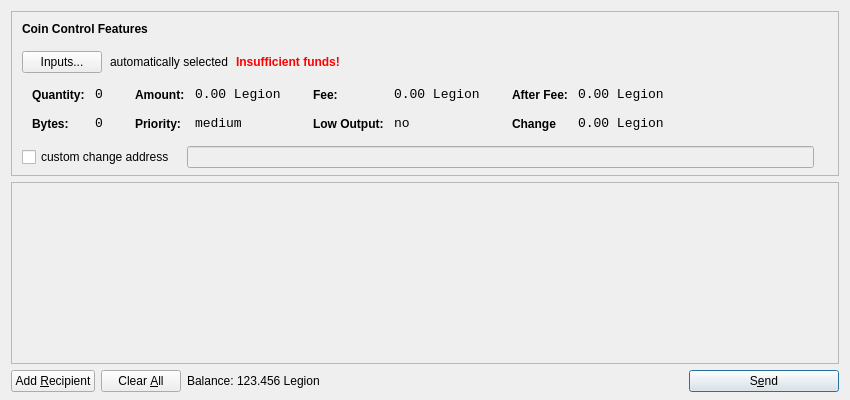
<?xml version="1.0" encoding="UTF-8"?>
<ui version="4.0">
 <class>SendCoinsDialog</class>
 <widget class="QDialog" name="SendCoinsDialog">
  <property name="geometry">
   <rect>
    <x>0</x>
    <y>0</y>
    <width>850</width>
    <height>400</height>
   </rect>
  </property>
  <property name="windowTitle">
   <string>Send Coins</string>
  </property>
  <layout class="QVBoxLayout" name="verticalLayout" stretch="0,1,0">
   <property name="bottomMargin">
    <number>8</number>
   </property>
   <item>
    <widget class="QFrame" name="frameCoinControl">
     <property name="sizePolicy">
      <sizepolicy hsizetype="Expanding" vsizetype="Expanding">
       <horstretch>0</horstretch>
       <verstretch>0</verstretch>
      </sizepolicy>
     </property>
     <property name="maximumSize">
      <size>
       <width>16777215</width>
       <height>16777215</height>
      </size>
     </property>
     <property name="frameShape">
      <enum>QFrame::StyledPanel</enum>
     </property>
     <property name="frameShadow">
      <enum>QFrame::Sunken</enum>
     </property>
     <layout class="QVBoxLayout" name="verticalLayoutCoinControl2">
      <property name="spacing">
       <number>-1</number>
      </property>
      <property name="leftMargin">
       <number>0</number>
      </property>
      <property name="topMargin">
       <number>0</number>
      </property>
      <property name="rightMargin">
       <number>0</number>
      </property>
      <property name="bottomMargin">
       <number>6</number>
      </property>
      <item>
       <layout class="QVBoxLayout" name="verticalLayoutCoinControl" stretch="0,0,0,0,1">
        <property name="spacing">
         <number>0</number>
        </property>
        <property name="leftMargin">
         <number>10</number>
        </property>
        <property name="topMargin">
         <number>10</number>
        </property>
        <item>
         <layout class="QHBoxLayout" name="horizontalLayoutCoinControl1">
          <property name="bottomMargin">
           <number>15</number>
          </property>
          <item>
           <widget class="QLabel" name="labelCoinControlFeatures">
            <property name="sizePolicy">
             <sizepolicy hsizetype="Preferred" vsizetype="Maximum">
              <horstretch>0</horstretch>
              <verstretch>0</verstretch>
             </sizepolicy>
            </property>
            <property name="font">
             <font>
              <weight>75</weight>
              <bold>true</bold>
             </font>
            </property>
            <property name="styleSheet">
             <string notr="true">font-weight:bold;</string>
            </property>
            <property name="text">
             <string>Coin Control Features</string>
            </property>
           </widget>
          </item>
         </layout>
        </item>
        <item>
         <layout class="QHBoxLayout" name="horizontalLayoutCoinControl2" stretch="0,0,0,0">
          <property name="spacing">
           <number>8</number>
          </property>
          <property name="bottomMargin">
           <number>10</number>
          </property>
          <item>
           <widget class="QPushButton" name="pushButtonCoinControl">
            <property name="styleSheet">
             <string notr="true"/>
            </property>
            <property name="text">
             <string>Inputs...</string>
            </property>
           </widget>
          </item>
          <item>
           <widget class="QLabel" name="labelCoinControlAutomaticallySelected">
            <property name="text">
             <string>automatically selected</string>
            </property>
            <property name="margin">
             <number>5</number>
            </property>
           </widget>
          </item>
          <item>
           <widget class="QLabel" name="labelCoinControlInsuffFunds">
            <property name="font">
             <font>
              <weight>75</weight>
              <bold>true</bold>
             </font>
            </property>
            <property name="styleSheet">
             <string notr="true">color:red;font-weight:bold;</string>
            </property>
            <property name="text">
             <string>Insufficient funds!</string>
            </property>
            <property name="margin">
             <number>5</number>
            </property>
           </widget>
          </item>
          <item>
           <spacer name="horizontalSpacerCoinControl">
            <property name="orientation">
             <enum>Qt::Horizontal</enum>
            </property>
            <property name="sizeHint" stdset="0">
             <size>
              <width>40</width>
              <height>1</height>
             </size>
            </property>
           </spacer>
          </item>
         </layout>
        </item>
        <item>
         <widget class="QWidget" name="widgetCoinControl" native="true">
          <property name="sizePolicy">
           <sizepolicy hsizetype="Preferred" vsizetype="Preferred">
            <horstretch>0</horstretch>
            <verstretch>0</verstretch>
           </sizepolicy>
          </property>
          <property name="minimumSize">
           <size>
            <width>0</width>
            <height>0</height>
           </size>
          </property>
          <property name="styleSheet">
           <string notr="true"/>
          </property>
          <layout class="QHBoxLayout" name="horizontalLayoutCoinControl5">
           <property name="margin">
            <number>0</number>
           </property>
           <item>
            <layout class="QHBoxLayout" name="horizontalLayoutCoinControl3" stretch="0,0,0,1">
             <property name="spacing">
              <number>20</number>
             </property>
             <property name="topMargin">
              <number>0</number>
             </property>
             <property name="bottomMargin">
              <number>10</number>
             </property>
             <item>
              <layout class="QFormLayout" name="formLayoutCoinControl1">
               <property name="horizontalSpacing">
                <number>10</number>
               </property>
               <property name="verticalSpacing">
                <number>14</number>
               </property>
               <property name="leftMargin">
                <number>10</number>
               </property>
               <property name="topMargin">
                <number>4</number>
               </property>
               <property name="rightMargin">
                <number>6</number>
               </property>
               <item row="0" column="0">
                <widget class="QLabel" name="labelCoinControlQuantityText">
                 <property name="styleSheet">
                  <string notr="true">font-weight:bold;</string>
                 </property>
                 <property name="text">
                  <string>Quantity:</string>
                 </property>
                 <property name="margin">
                  <number>0</number>
                 </property>
                </widget>
               </item>
               <item row="0" column="1">
                <widget class="QLabel" name="labelCoinControlQuantity">
                 <property name="font">
                  <font>
                   <family>Monospace</family>
                   <pointsize>10</pointsize>
                  </font>
                 </property>
                 <property name="cursor">
                  <cursorShape>IBeamCursor</cursorShape>
                 </property>
                 <property name="contextMenuPolicy">
                  <enum>Qt::ActionsContextMenu</enum>
                 </property>
                 <property name="text">
                  <string>0</string>
                 </property>
                 <property name="margin">
                  <number>0</number>
                 </property>
                 <property name="textInteractionFlags">
                  <set>Qt::LinksAccessibleByMouse|Qt::TextSelectableByKeyboard|Qt::TextSelectableByMouse</set>
                 </property>
                </widget>
               </item>
               <item row="1" column="0">
                <widget class="QLabel" name="labelCoinControlBytesText">
                 <property name="styleSheet">
                  <string notr="true">font-weight:bold;</string>
                 </property>
                 <property name="text">
                  <string>Bytes:</string>
                 </property>
                </widget>
               </item>
               <item row="1" column="1">
                <widget class="QLabel" name="labelCoinControlBytes">
                 <property name="font">
                  <font>
                   <family>Monospace</family>
                   <pointsize>10</pointsize>
                  </font>
                 </property>
                 <property name="cursor">
                  <cursorShape>IBeamCursor</cursorShape>
                 </property>
                 <property name="contextMenuPolicy">
                  <enum>Qt::ActionsContextMenu</enum>
                 </property>
                 <property name="text">
                  <string>0</string>
                 </property>
                 <property name="textInteractionFlags">
                  <set>Qt::LinksAccessibleByMouse|Qt::TextSelectableByKeyboard|Qt::TextSelectableByMouse</set>
                 </property>
                </widget>
               </item>
              </layout>
             </item>
             <item>
              <layout class="QFormLayout" name="formLayoutCoinControl2">
               <property name="horizontalSpacing">
                <number>10</number>
               </property>
               <property name="verticalSpacing">
                <number>14</number>
               </property>
               <property name="leftMargin">
                <number>6</number>
               </property>
               <property name="topMargin">
                <number>4</number>
               </property>
               <property name="rightMargin">
                <number>6</number>
               </property>
               <item row="0" column="0">
                <widget class="QLabel" name="labelCoinControlAmountText">
                 <property name="styleSheet">
                  <string notr="true">font-weight:bold;</string>
                 </property>
                 <property name="text">
                  <string>Amount:</string>
                 </property>
                 <property name="margin">
                  <number>0</number>
                 </property>
                </widget>
               </item>
               <item row="0" column="1">
                <widget class="QLabel" name="labelCoinControlAmount">
                 <property name="font">
                  <font>
                   <family>Monospace</family>
                   <pointsize>10</pointsize>
                  </font>
                 </property>
                 <property name="cursor">
                  <cursorShape>IBeamCursor</cursorShape>
                 </property>
                 <property name="contextMenuPolicy">
                  <enum>Qt::ActionsContextMenu</enum>
                 </property>
                 <property name="text">
                  <string>0.00 Legion</string>
                 </property>
                 <property name="textInteractionFlags">
                  <set>Qt::LinksAccessibleByMouse|Qt::TextSelectableByKeyboard|Qt::TextSelectableByMouse</set>
                 </property>
                </widget>
               </item>
               <item row="1" column="0">
                <widget class="QLabel" name="labelCoinControlPriorityText">
                 <property name="styleSheet">
                  <string notr="true">font-weight:bold;</string>
                 </property>
                 <property name="text">
                  <string>Priority:</string>
                 </property>
                </widget>
               </item>
               <item row="1" column="1">
                <widget class="QLabel" name="labelCoinControlPriority">
                 <property name="font">
                  <font>
                   <family>Monospace</family>
                   <pointsize>10</pointsize>
                  </font>
                 </property>
                 <property name="cursor">
                  <cursorShape>IBeamCursor</cursorShape>
                 </property>
                 <property name="contextMenuPolicy">
                  <enum>Qt::ActionsContextMenu</enum>
                 </property>
                 <property name="text">
                  <string>medium</string>
                 </property>
                 <property name="textInteractionFlags">
                  <set>Qt::LinksAccessibleByMouse|Qt::TextSelectableByKeyboard|Qt::TextSelectableByMouse</set>
                 </property>
                </widget>
               </item>
              </layout>
             </item>
             <item>
              <layout class="QFormLayout" name="formLayoutCoinControl3">
               <property name="horizontalSpacing">
                <number>10</number>
               </property>
               <property name="verticalSpacing">
                <number>14</number>
               </property>
               <property name="leftMargin">
                <number>6</number>
               </property>
               <property name="topMargin">
                <number>4</number>
               </property>
               <property name="rightMargin">
                <number>6</number>
               </property>
               <item row="0" column="0">
                <widget class="QLabel" name="labelCoinControlFeeText">
                 <property name="styleSheet">
                  <string notr="true">font-weight:bold;</string>
                 </property>
                 <property name="text">
                  <string>Fee:</string>
                 </property>
                 <property name="margin">
                  <number>0</number>
                 </property>
                </widget>
               </item>
               <item row="0" column="1">
                <widget class="QLabel" name="labelCoinControlFee">
                 <property name="font">
                  <font>
                   <family>Monospace</family>
                   <pointsize>10</pointsize>
                  </font>
                 </property>
                 <property name="cursor">
                  <cursorShape>IBeamCursor</cursorShape>
                 </property>
                 <property name="contextMenuPolicy">
                  <enum>Qt::ActionsContextMenu</enum>
                 </property>
                 <property name="text">
                  <string>0.00 Legion</string>
                 </property>
                 <property name="textInteractionFlags">
                  <set>Qt::LinksAccessibleByMouse|Qt::TextSelectableByKeyboard|Qt::TextSelectableByMouse</set>
                 </property>
                </widget>
               </item>
               <item row="1" column="0">
                <widget class="QLabel" name="labelCoinControlLowOutputText">
                 <property name="styleSheet">
                  <string notr="true">font-weight:bold;</string>
                 </property>
                 <property name="text">
                  <string>Low Output:</string>
                 </property>
                </widget>
               </item>
               <item row="1" column="1">
                <widget class="QLabel" name="labelCoinControlLowOutput">
                 <property name="font">
                  <font>
                   <family>Monospace</family>
                   <pointsize>10</pointsize>
                  </font>
                 </property>
                 <property name="cursor">
                  <cursorShape>IBeamCursor</cursorShape>
                 </property>
                 <property name="contextMenuPolicy">
                  <enum>Qt::ActionsContextMenu</enum>
                 </property>
                 <property name="text">
                  <string>no</string>
                 </property>
                 <property name="textInteractionFlags">
                  <set>Qt::LinksAccessibleByMouse|Qt::TextSelectableByKeyboard|Qt::TextSelectableByMouse</set>
                 </property>
                </widget>
               </item>
              </layout>
             </item>
             <item>
              <layout class="QFormLayout" name="formLayoutCoinControl4">
               <property name="horizontalSpacing">
                <number>10</number>
               </property>
               <property name="verticalSpacing">
                <number>14</number>
               </property>
               <property name="leftMargin">
                <number>6</number>
               </property>
               <property name="topMargin">
                <number>4</number>
               </property>
               <property name="rightMargin">
                <number>6</number>
               </property>
               <item row="0" column="0">
                <widget class="QLabel" name="labelCoinControlAfterFeeText">
                 <property name="styleSheet">
                  <string notr="true">font-weight:bold;</string>
                 </property>
                 <property name="text">
                  <string>After Fee:</string>
                 </property>
                 <property name="margin">
                  <number>0</number>
                 </property>
                </widget>
               </item>
               <item row="0" column="1">
                <widget class="QLabel" name="labelCoinControlAfterFee">
                 <property name="font">
                  <font>
                   <family>Monospace</family>
                   <pointsize>10</pointsize>
                  </font>
                 </property>
                 <property name="cursor">
                  <cursorShape>IBeamCursor</cursorShape>
                 </property>
                 <property name="contextMenuPolicy">
                  <enum>Qt::ActionsContextMenu</enum>
                 </property>
                 <property name="text">
                  <string>0.00 Legion</string>
                 </property>
                 <property name="textInteractionFlags">
                  <set>Qt::LinksAccessibleByMouse|Qt::TextSelectableByKeyboard|Qt::TextSelectableByMouse</set>
                 </property>
                </widget>
               </item>
               <item row="1" column="0">
                <widget class="QLabel" name="labelCoinControlChangeText">
                 <property name="styleSheet">
                  <string notr="true">font-weight:bold;</string>
                 </property>
                 <property name="text">
                  <string>Change</string>
                 </property>
                </widget>
               </item>
               <item row="1" column="1">
                <widget class="QLabel" name="labelCoinControlChange">
                 <property name="font">
                  <font>
                   <family>Monospace</family>
                   <pointsize>10</pointsize>
                  </font>
                 </property>
                 <property name="cursor">
                  <cursorShape>IBeamCursor</cursorShape>
                 </property>
                 <property name="contextMenuPolicy">
                  <enum>Qt::ActionsContextMenu</enum>
                 </property>
                 <property name="text">
                  <string>0.00 Legion</string>
                 </property>
                 <property name="textInteractionFlags">
                  <set>Qt::LinksAccessibleByMouse|Qt::TextSelectableByKeyboard|Qt::TextSelectableByMouse</set>
                 </property>
                </widget>
               </item>
              </layout>
             </item>
            </layout>
           </item>
          </layout>
         </widget>
        </item>
        <item>
         <layout class="QHBoxLayout" name="horizontalLayoutCoinControl4" stretch="0,0,0">
          <property name="spacing">
           <number>12</number>
          </property>
          <property name="sizeConstraint">
           <enum>QLayout::SetDefaultConstraint</enum>
          </property>
          <property name="topMargin">
           <number>5</number>
          </property>
          <property name="rightMargin">
           <number>5</number>
          </property>
          <item>
           <widget class="QCheckBox" name="checkBoxCoinControlChange">
            <property name="text">
             <string>custom change address</string>
            </property>
           </widget>
          </item>
          <item>
           <widget class="QLineEdit" name="lineEditCoinControlChange">
            <property name="enabled">
             <bool>false</bool>
            </property>
            <property name="sizePolicy">
             <sizepolicy hsizetype="Expanding" vsizetype="Fixed">
              <horstretch>0</horstretch>
              <verstretch>0</verstretch>
             </sizepolicy>
            </property>
           </widget>
          </item>
          <item>
           <widget class="QLabel" name="labelCoinControlChangeLabel">
            <property name="sizePolicy">
             <sizepolicy hsizetype="Preferred" vsizetype="Expanding">
              <horstretch>0</horstretch>
              <verstretch>0</verstretch>
             </sizepolicy>
            </property>
            <property name="minimumSize">
             <size>
              <width>0</width>
              <height>0</height>
             </size>
            </property>
            <property name="text">
             <string/>
            </property>
            <property name="margin">
             <number>3</number>
            </property>
           </widget>
          </item>
         </layout>
        </item>
        <item>
         <spacer name="verticalSpacerCoinControl">
          <property name="orientation">
           <enum>Qt::Vertical</enum>
          </property>
          <property name="sizeHint" stdset="0">
           <size>
            <width>800</width>
            <height>1</height>
           </size>
          </property>
         </spacer>
        </item>
       </layout>
      </item>
     </layout>
    </widget>
   </item>
   <item>
    <widget class="QScrollArea" name="scrollArea">
     <property name="widgetResizable">
      <bool>true</bool>
     </property>
     <widget class="QWidget" name="scrollAreaWidgetContents">
      <property name="geometry">
       <rect>
        <x>0</x>
        <y>0</y>
        <width>830</width>
        <height>165</height>
       </rect>
      </property>
      <layout class="QVBoxLayout" name="verticalLayout_2">
       <property name="margin">
        <number>0</number>
       </property>
       <item>
        <layout class="QVBoxLayout" name="entries">
         <property name="spacing">
          <number>6</number>
         </property>
        </layout>
       </item>
       <item>
        <spacer name="verticalSpacer">
         <property name="orientation">
          <enum>Qt::Vertical</enum>
         </property>
         <property name="sizeHint" stdset="0">
          <size>
           <width>20</width>
           <height>40</height>
          </size>
         </property>
        </spacer>
       </item>
      </layout>
     </widget>
    </widget>
   </item>
   <item>
    <layout class="QHBoxLayout" name="horizontalLayout">
     <item>
      <widget class="QPushButton" name="addButton">
       <property name="toolTip">
        <string>Send to multiple recipients at once</string>
       </property>
       <property name="text">
        <string>Add &amp;Recipient</string>
       </property>
       <property name="icon">
        <iconset resource="../bitcoin.qrc">
         <normaloff>:/icons/add</normaloff>:/icons/add</iconset>
       </property>
       <property name="autoDefault">
        <bool>false</bool>
       </property>
      </widget>
     </item>
     <item>
      <widget class="QPushButton" name="clearButton">
       <property name="sizePolicy">
        <sizepolicy hsizetype="Minimum" vsizetype="Fixed">
         <horstretch>0</horstretch>
         <verstretch>0</verstretch>
        </sizepolicy>
       </property>
       <property name="toolTip">
        <string>Remove all transaction fields</string>
       </property>
       <property name="text">
        <string>Clear &amp;All</string>
       </property>
       <property name="icon">
        <iconset resource="../bitcoin.qrc">
         <normaloff>:/icons/remove</normaloff>:/icons/remove</iconset>
       </property>
       <property name="autoRepeatDelay">
        <number>300</number>
       </property>
       <property name="autoDefault">
        <bool>false</bool>
       </property>
      </widget>
     </item>
     <item>
      <layout class="QHBoxLayout" name="horizontalLayout_2">
       <property name="spacing">
        <number>3</number>
       </property>
       <item>
        <widget class="QLabel" name="label">
         <property name="sizePolicy">
          <sizepolicy hsizetype="Preferred" vsizetype="Fixed">
           <horstretch>0</horstretch>
           <verstretch>0</verstretch>
          </sizepolicy>
         </property>
         <property name="text">
          <string>Balance:</string>
         </property>
        </widget>
       </item>
       <item>
        <widget class="QLabel" name="labelBalance">
         <property name="sizePolicy">
          <sizepolicy hsizetype="Preferred" vsizetype="Fixed">
           <horstretch>0</horstretch>
           <verstretch>0</verstretch>
          </sizepolicy>
         </property>
         <property name="cursor">
          <cursorShape>IBeamCursor</cursorShape>
         </property>
         <property name="text">
          <string>123.456 Legion</string>
         </property>
         <property name="textInteractionFlags">
          <set>Qt::LinksAccessibleByMouse|Qt::TextSelectableByKeyboard|Qt::TextSelectableByMouse</set>
         </property>
        </widget>
       </item>
      </layout>
     </item>
     <item>
      <spacer name="horizontalSpacer">
       <property name="orientation">
        <enum>Qt::Horizontal</enum>
       </property>
       <property name="sizeHint" stdset="0">
        <size>
         <width>40</width>
         <height>20</height>
        </size>
       </property>
      </spacer>
     </item>
     <item>
      <widget class="QPushButton" name="sendButton">
       <property name="minimumSize">
        <size>
         <width>150</width>
         <height>0</height>
        </size>
       </property>
       <property name="toolTip">
        <string>Confirm the send action</string>
       </property>
       <property name="text">
        <string>S&amp;end</string>
       </property>
       <property name="icon">
        <iconset resource="../bitcoin.qrc">
         <normaloff>:/icons/send</normaloff>:/icons/send</iconset>
       </property>
       <property name="default">
        <bool>true</bool>
       </property>
      </widget>
     </item>
    </layout>
   </item>
  </layout>
 </widget>
 <resources>
  <include location="../bitcoin.qrc"/>
 </resources>
 <connections/>
</ui>
